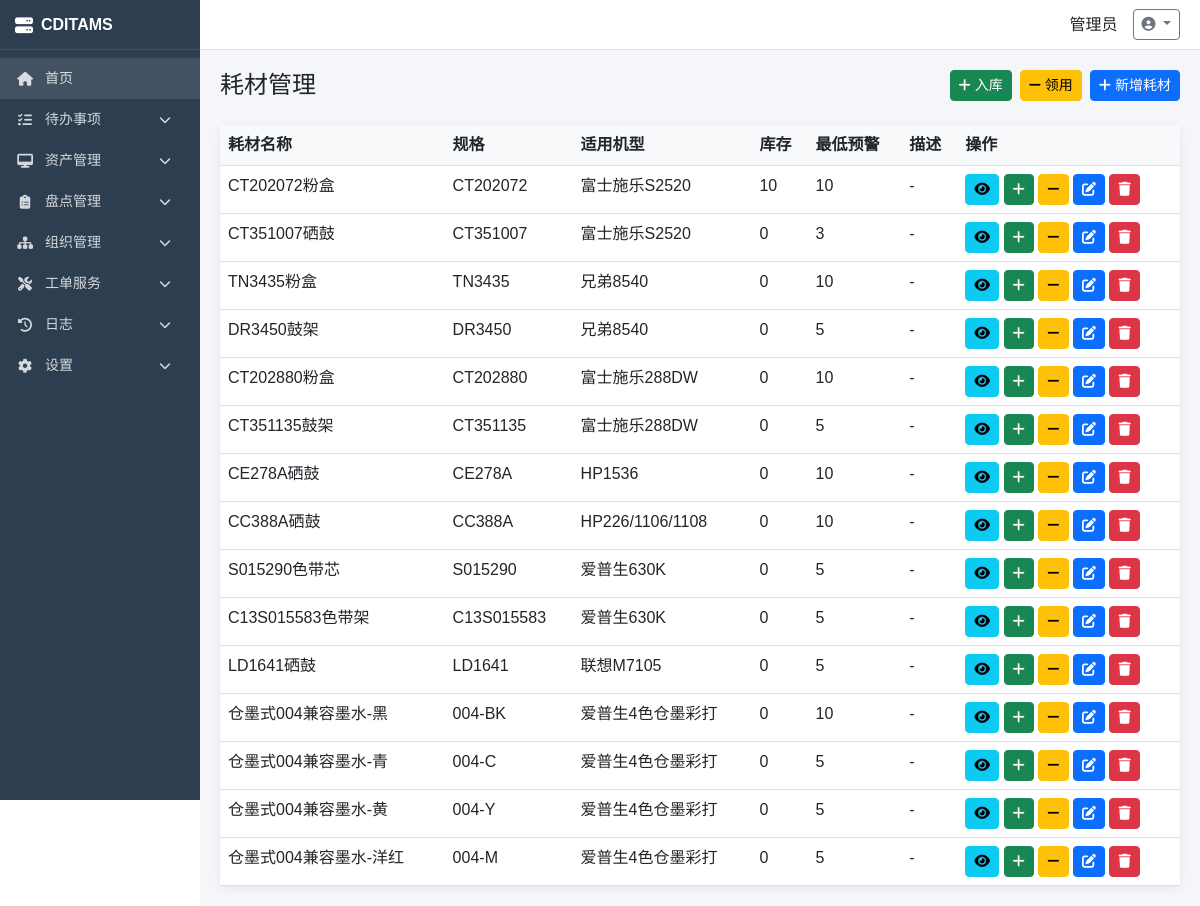
Page /assets/consumables/ (signed in) on the committed database.
### apps/settings/models.py (models this page shows, shortened)
class SystemConfig(models.Model):
    TYPE_CHOICES = [
        ('string', '字符串'),
        ('int', '整数'),
        ('boolean', '布尔值'),
        ('json', 'JSON'),
        ('select', '下拉选择'),
    ]
    GROUP_CHOICES = [
        ('basic', '基础设置'),
        ('security', '安全设置'),
        ('asset', '资产设置'),
        ('model', '模型设置'),
    ]
    config_key = models.CharField(max_length=64, unique=True, verbose_name='配置键')
    config_value = models.TextField(blank=True, verbose_name='配置值')
    value_type = models.CharField(max_length=16, choices=TYPE_CHOICES, default='string', verbose_name='值类型')
    config_group = models.CharField(max_length=32, choices=GROUP_CHOICES, default='basic', verbose_name='配置分组')
    description = models.CharField(max_length=256, blank=True, verbose_name='说明')
    options = models.TextField(blank=True, verbose_name='选项(JSON)')
    is_system = models.BooleanField(default=False, verbose_name='系统级配置')
    sort = models.IntegerField(default=0, verbose_name='排序')
    created_at = models.DateTimeField(auto_now_add=True, verbose_name='创建时间')
    updated_at = models.DateTimeField(auto_now=True, verbose_name='更新时间')
    class Meta:
        db_table = 'system_configs'
        verbose_name = '系统配置'
        verbose_name_plural = '系统配置'
        ordering = ['config_group', 'sort', 'id']

### apps/accounts/models.py (models this page shows, shortened)
class User(AbstractUser):
    GENDER_CHOICES = [('male', '男'), ('female', '女')]
    emp_no = models.CharField(max_length=32, unique=True, verbose_name='工号')
    realname = models.CharField(max_length=64, verbose_name='姓名')
    gender = models.CharField(max_length=10, choices=GENDER_CHOICES, blank=True, verbose_name='性别')
    email = models.EmailField(blank=True, verbose_name='邮箱')
    phone = models.CharField(max_length=20, blank=True, verbose_name='电话')
    department = models.ForeignKey(Department, on_delete=models.SET_NULL, null=True, blank=True, related_name='users', verbose_name='所属部门')
    role = models.ForeignKey('Role', on_delete=models.SET_NULL, null=True, blank=True, related_name='users', verbose_name='所属角色')
    avatar = models.ImageField(upload_to='avatars/', blank=True, verbose_name='头像')
    is_active = models.BooleanField(default=True, verbose_name='是否启用')
    created_at = models.DateTimeField(auto_now_add=True, verbose_name='创建时间')
    updated_at = models.DateTimeField(auto_now=True, verbose_name='更新时间')
    class Meta:
        db_table = 'users'
        verbose_name = '用户'
        verbose_name_plural = '用户'
        ordering = ['emp_no']

### apps/assets/models.py (models this page shows, shortened)
class Consumable(models.Model):
    name = models.CharField(max_length=128, verbose_name='耗材名称')
    category = models.ForeignKey(ConsumableCategory, on_delete=models.SET_NULL, null=True, blank=True, related_name='consumables', verbose_name='分类')
    specification = models.CharField(max_length=128, blank=True, verbose_name='规格型号')
    applicable_models = models.CharField(max_length=128, blank=True, verbose_name='适用机型')
    stock_quantity = models.IntegerField(default=0, verbose_name='库存数量')
    min_stock = models.IntegerField(default=0, verbose_name='最低库存预警')
    description = models.TextField(blank=True, verbose_name='描述')
    created_at = models.DateTimeField(auto_now_add=True, verbose_name='创建时间')
    updated_at = models.DateTimeField(auto_now=True, verbose_name='更新时间')
    class Meta:
        db_table = 'consumables'
        verbose_name = '耗材物资'
        verbose_name_plural = '耗材物资'
        ordering = ['name']

### apps/assets/views.py (the view)
# urls.py: path('consumables/', views.consumable_list, name='consumable_list'),
@login_required
@permission_required('consumable')
def consumable_list(request):
    consumables = Consumable.objects.all().order_by('created_at')
    return render(request, 'assets/consumable_list.html', {'consumables': consumables})

### apps/accounts/context_processors.py (called while the page is built, shortened)
def user_permissions(request):
    if hasattr(request, 'user_permissions'):
        return {
            'user_permissions': request.user_permissions,
            'user_perm_set': set(request.user_permissions),
        }

### templates/assets/consumable_list.html (shortened to what this page needs)
{% extends 'base.html' %}
{% block content %}
<div class="d-flex flex-column flex-md-row justify-content-between align-items-start align-items-md-center mb-4 gap-2">
<h4 class="mb-0">耗材管理</h4>
<div class="d-flex flex-wrap gap-2">
    {% if 'consumable_receive' in user_perm_set %}
    <a href="{% url 'consumable_receive' %}" class="btn btn-success btn-sm"><i class="fas fa-plus"></i> 入库</a>
    {% endif %}
    {% if 'consumable_use' in user_perm_set %}
    <a href="{% url 'consumable_use' %}" class="btn btn-warning btn-sm"><i class="fas fa-minus"></i> 领用</a>
    {% endif %}
    {% if 'consumable_create' in user_perm_set %}
    <a href="{% url 'consumable_create' %}" class="btn btn-primary btn-sm"><i class="fas fa-plus"></i> 新增耗材</a>
    {% endif %}
</div>
</div>
<div class="card consumable-table-container">
<div class="card-body p-0">
<table class="table table-hover mb-0">
<thead><tr><th>耗材名称</th><th>规格</th><th>适用机型</th><th>库存</th><th>最低预警</th><th>描述</th><th>操作</th></tr></thead>
<tbody>{% for c in consumables %}<tr>
<td>{{ c.name }}</td>
<td>{{ c.specification|default:'-' }}</td>
<td>{{ c.applicable_models|default:'-' }}</td>
<td>{{ c.stock_quantity }}</td>
<td>{{ c.min_stock }}</td>
<td>{{ c.description|default:'-' }}</td>
<td>
<a href="{% url 'consumable_detail' c.id %}" class="btn btn-info btn-sm" title="查看"><i class="fas fa-eye"></i></a>
{% if 'consumable_receive' in user_perm_set %}
<a href="{% url 'consumable_receive' %}?consumable_id={{ c.id }}" class="btn btn-success btn-sm" title="入库"><i class="fas fa-plus"></i></a>
{% endif %}
{% if 'consumable_use' in user_perm_set %}
<a href="{% url 'consumable_use' %}?consumable_id={{ c.id }}" class="btn btn-warning btn-sm" title="领用"><i class="fas fa-minus"></i></a>
{% endif %}
{% if 'consumable_edit' in user_perm_set %}
<a href="{% url 'consumable_edit' c.id %}" class="btn btn-primary btn-sm" title="编辑"><i class="fas fa-edit"></i></a>
{% endif %}
{% if 'consumable_delete' in user_perm_set %}
<a href="{% url 'consumable_delete' c.id %}" class="btn btn-danger btn-sm" title="删除"><i class="fas fa-trash"></i></a>
{% endif %}
</td>
</tr>{% empty %}<tr><td colspan="7" class="text-center text-muted">暂无数据</td></tr>{% endfor %}</tbody></table>
</div>
</div>
{% endblock %}

### templates/base.html (shortened to what this page needs)
<!DOCTYPE html>
<html lang="zh-CN">
<head>
    <link href="https://cdn.bootcdn.net/ajax/libs/bootstrap/5.3.0/css/bootstrap.min.css" rel="stylesheet">
    <link href="https://cdn.bootcdn.net/ajax/libs/font-awesome/6.4.0/css/all.min.css" rel="stylesheet">
</head>
<body>
    {% if user.is_authenticated %}
    <div class="sidebar" id="sidebar">
        <div class="logo">
            <i class="fas fa-server"></i>
            <span>{{ system_short_name|default:'CDITAMS' }}</span>
        </div>
        <nav class="mt-2">
            <a href="{% url 'dashboard' %}" class="nav-link {% if request.path == '/dashboard/' %}active{% endif %}" style="background: rgba(255,255,255,0.1);">
                <i class="fas fa-home"></i>
                <span>首页</span>
            </a>
            {% if user.is_superuser or 'todo_module' in user_perm_set %}
            <div class="nav-item">
                <a class="nav-link" href="javascript:void(0)" data-bs-toggle="collapse" data-bs-target="#todoMenu">
                    <i class="fas fa-tasks"></i>
                    <span>待办事项</span>
                    <i class="fas fa-chevron-down ms-auto"></i>
                </a>
            </div>
            {% endif %}
            {% if user.is_superuser or 'asset' in user_perm_set %}
            <div class="nav-item">
                <a class="nav-link" href="javascript:void(0)" data-bs-toggle="collapse" data-bs-target="#assetMenu">
                    <i class="fas fa-desktop"></i>
                    <span>资产管理</span>
                    <i class="fas fa-chevron-down ms-auto"></i>
                </a>
            </div>
            {% endif %}
            {% if user.is_superuser or 'inventory' in user_perm_set %}
            <div class="nav-item">
                <a class="nav-link" href="javascript:void(0)" data-bs-toggle="collapse" data-bs-target="#inventoryMenu">
                    <i class="fas fa-clipboard-list"></i>
                    <span>盘点管理</span>
                    <i class="fas fa-chevron-down ms-auto"></i>
                </a>
            </div>
            {% endif %}
            {% if user.is_superuser or 'organization' in user_perm_set %}
            <div class="nav-item">
                <a class="nav-link" href="javascript:void(0)" data-bs-toggle="collapse" data-bs-target="#orgMenu">
                    <i class="fas fa-sitemap"></i>
                    <span>组织管理</span>
                    <i class="fas fa-chevron-down ms-auto"></i>
                </a>
            </div>
            {% endif %}
            {% if user.is_superuser or 'workorder' in user_perm_set %}
            <div class="nav-item">
                <a class="nav-link" href="javascript:void(0)" data-bs-toggle="collapse" data-bs-target="#workOrderMenu">
                    <i class="fas fa-tools"></i>
                    <span>工单服务</span>
                    <i class="fas fa-chevron-down ms-auto"></i>
                </a>
            </div>
            {% endif %}
            {% if user.is_superuser or 'log' in user_perm_set %}
            <div class="nav-item">
                <a class="nav-link" href="javascript:void(0)" data-bs-toggle="collapse" data-bs-target="#logMenu">
                    <i class="fas fa-history"></i>
                    <span>日志</span>
                    <i class="fas fa-chevron-down ms-auto"></i>
                </a>
            </div>
            {% endif %}
            {% if user.is_superuser or 'settings' in user_perm_set %}
            <div class="nav-item">
                <a class="nav-link" href="javascript:void(0)" data-bs-toggle="collapse" data-bs-target="#settingMenu">
                    <i class="fas fa-cog"></i>
                    <span>设置</span>
                    <i class="fas fa-chevron-down ms-auto"></i>
                </a>
            </div>
            {% endif %}
        </nav>
    </div>
    <div class="main-content" id="mainContent">
        <header class="header">
            <div class="user-menu ms-auto">
                <span>{{ user.realname }}</span>
                <div class="dropdown">
                    <a class="btn btn-sm btn-outline-secondary dropdown-toggle" href="#" role="button" data-bs-toggle="dropdown">
                        <i class="fas fa-user-circle"></i>
                    </a>
                </div>
            </div>
        </header>
        <main class="content">
            {% block content %}{% endblock %}
        </main>
    </div>
    {% else %}
    <main class="content">
        {% block login_content %}{% endblock %}
    </main>
    {% endif %}
</body>
</html>

### templates/base.html (style rules this page uses)
:root { --sidebar-width: 200px; --header-height: 50px; }
body { font-family: "Microsoft YaHei", Arial, sans-serif; }
.sidebar { width: var(--sidebar-width); position: fixed; top: 0; left: 0; height: 100vh; background: #2c3e50; z-index: 1050; overflow-x: hidden; overflow-y: auto; transition: transform 0.3s ease; }
.sidebar .logo { height: var(--header-height); display: flex; align-items: center; padding: 0 15px; color: #fff; font-size: 16px; font-weight: bold; border-bottom: 1px solid rgba(255,255,255,0.1); white-space: nowrap; }
.sidebar .logo i { margin-right: 8px; font-size: 18px; }
.sidebar .nav-item { display: block; }
.sidebar .nav-link { color: rgba(255,255,255,0.8); padding: 10px 15px; display: flex; align-items: center; text-decoration: none; transition: all 0.2s; font-size: 14px; }
.sidebar .nav-link i { width: 20px; margin-right: 10px; text-align: center; font-size: 14px; }
.sidebar .nav-link .fa-chevron-down { transition: transform 0.3s; font-size: 12px; }
.sidebar .nav-link span { white-space: nowrap; }
.main-content { margin-left: var(--sidebar-width); min-height: 100vh; background: #f5f6fa; }
.header { height: var(--header-height); background: #fff; border-bottom: 1px solid #e0e0e0; display: flex; align-items: center; justify-content: space-between; padding: 0 20px; position: sticky; top: 0; z-index: 1000; }
.header .user-menu { display: flex; align-items: center; gap: 15px; }
.content { padding: 20px; }
.card { border: none; border-radius: 8px; box-shadow: 0 2px 8px rgba(0,0,0,0.08); }
.table th { font-weight: 600; background: #f8f9fa; }

### templates/assets/consumable_list.html (style rules this page uses)
.consumable-table-container { display: block !important; }

### rows in the picture
SystemConfig: config_value "CDITAMS"
User: realname "管理员"
Consumable: name "CT202072粉盒", specification "CT202072", applicable_models "富士施乐S2520", stock_quantity "10", min_stock "10", description "-"
Consumable: name "CT351007硒鼓", specification "CT351007", applicable_models "富士施乐S2520", stock_quantity "0", min_stock "3", description "-"
Consumable: name "TN3435粉盒", specification "TN3435", applicable_models "兄弟8540", stock_quantity "0", min_stock "10", description "-"
Consumable: name "DR3450鼓架", specification "DR3450", applicable_models "兄弟8540", stock_quantity "0", min_stock "5", description "-"
Consumable: name "CT202880粉盒", specification "CT202880", applicable_models "富士施乐288DW", stock_quantity "0", min_stock "10", description "-"
Consumable: name "CT351135鼓架", specification "CT351135", applicable_models "富士施乐288DW", stock_quantity "0", min_stock "5", description "-"
Consumable: name "CE278A硒鼓", specification "CE278A", applicable_models "HP1536", stock_quantity "0", min_stock "10", description "-"
Consumable: name "CC388A硒鼓", specification "CC388A", applicable_models "HP226/1106/1108", stock_quantity "0", min_stock "10", description "-"
Consumable: name "S015290色带芯", specification "S015290", applicable_models "爱普生630K", stock_quantity "0", min_stock "5", description "-"
Consumable: name "C13S015583色带架", specification "C13S015583", applicable_models "爱普生630K", stock_quantity "0", min_stock "5", description "-"
Consumable: name "LD1641硒鼓", specification "LD1641", applicable_models "联想M7105", stock_quantity "0", min_stock "5", description "-"
Consumable: name "仓墨式004兼容墨水-黑", specification "004-BK", applicable_models "爱普生4色仓墨彩打", stock_quantity "0", min_stock "10", description "-"
Consumable: name "仓墨式004兼容墨水-青", specification "004-C", applicable_models "爱普生4色仓墨彩打", stock_quantity "0", min_stock "5", description "-"
Consumable: name "仓墨式004兼容墨水-黄", specification "004-Y", applicable_models "爱普生4色仓墨彩打", stock_quantity "0", min_stock "5", description "-"
Consumable: name "仓墨式004兼容墨水-洋红", specification "004-M", applicable_models "爱普生4色仓墨彩打", stock_quantity "0", min_stock "5", description "-"
